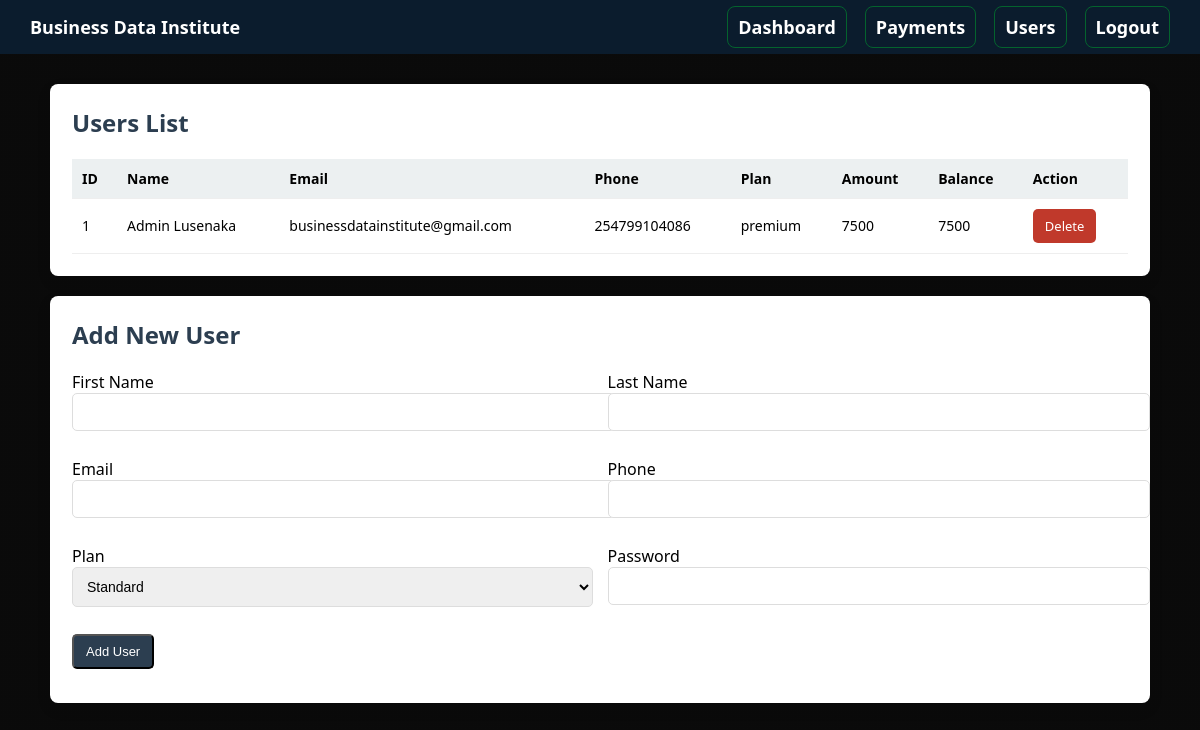
Page /admin_users (signed in) on the earlier database version.
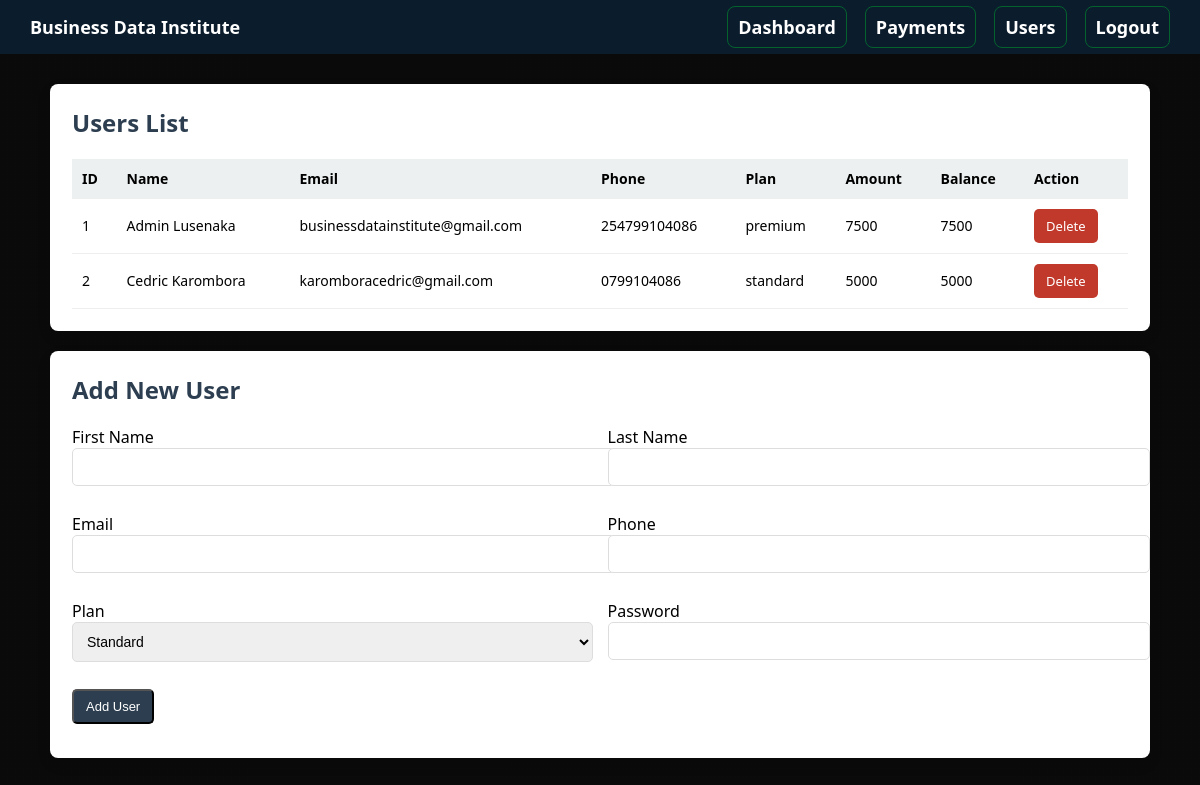
Same page on the later database version.
### tables this page shows
CREATE TABLE users (
            id INTEGER PRIMARY KEY AUTOINCREMENT,
            first_name TEXT NOT NULL,
            last_name TEXT NOT NULL,
            email TEXT UNIQUE NOT NULL,
            phone TEXT NOT NULL,
            plan TEXT NOT NULL,
            amount INTEGER NOT NULL,
            balance INTEGER NOT NULL,
            password TEXT NOT NULL,
            is_admin INTEGER DEFAULT 0
        );

### app.py (the view)
@app.route("/admin_users")
def admin_users():
    if session.get("is_admin") != 1:
        return redirect(url_for("login"))
    conn = get_db_connection()
    users = conn.execute("SELECT * FROM users").fetchall()
    conn.close()
    return render_template("admin_users.html", users=users)

### app.py (called while the page is built)
def get_db_connection():
    conn = sqlite3.connect(DB_PATH)
    conn.row_factory = sqlite3.Row
    return conn

### templates/admin_users.html (shortened to what this page needs)
<!DOCTYPE html>
<html lang="en">
<head>
</head>
<body>
<div class="main">
<div class="header">
    Business Data Institute
    <div class="menu"> <ul>
            <li><a href="/admin_dashboard">Dashboard</a></li>
            <li><a href="/admin_payments">Payments</a></li>
            <li><a href="/admin_users">Users</a></li>
            <li><a href="/logout">Logout</a></li>
        </ul></div>
</div>
<div class="container">
    <div class="card">
        <h2>Users List</h2>
        <table>
            <tr>
                <th>ID</th>
                <th>Name</th>
                <th>Email</th>
                <th>Phone</th>
                <th>Plan</th>
                <th>Amount</th>
                <th>Balance</th>
                <th>Action</th>
            </tr>
            {% for user in users %}
            <tr>
                <td>{{ user.id }}</td>
                <td>{{ user.first_name }} {{ user.last_name }}</td>
                <td>{{ user.email }}</td>
                <td>{{ user.phone }}</td>
                <td>{{ user.plan }}</td>
                <td>{{ user.amount }}</td>
                <td>{{ user.balance }}</td>
                <td>
                    <a class="btn btn-danger" href="/admin_users/delete/{{ user.id }}">Delete</a>
                </td>
            </tr>
            {% endfor %}
        </table>
    </div>
    <div class="card">
        <h2>Add New User</h2>
        <form action="/admin_users/add" method="POST">
            <div class="grid">
                <div class="form-group">
                    <label>First Name</label>
                    <input type="text" name="first_name" required>
                </div>
                <div class="form-group">
                    <label>Last Name</label>
                    <input type="text" name="last_name" required>
                </div>
                <div class="form-group">
                    <label>Email</label>
                    <input type="email" name="email" required>
                </div>
                <div class="form-group">
                    <label>Phone</label>
                    <input type="text" name="phone" required>
                </div>
                <div class="form-group">
                    <label>Plan</label>
                    <select name="plan" required>
                        <option value="standard">Standard</option>
                    </select>
                </div>
                <div class="form-group">
                    <label>Password</label>
                    <input type="password" name="password" required>
                </div>
                <div class="form-group grid-full">
                    <button class="btn" type="submit">Add User</button>
                </div>
            </div>
        </form>
    </div>
</div>
</div>
</body>
</html>

### templates/admin_users.html (style rules this page uses)
body { margin: 0; padding: 0; font-family: "Segoe UI", Tahoma, Arial, sans-serif; background: #f4f6f9; background: linear-gradient(to top, rgba(0,0,0,0.8) 50%, rgba(0,0,0,0.8) 50%); }
.main { width: 100%; min-height: 100vh; background: linear-gradient(to top, rgba(0,0,0,0.8) 50%, rgba(0,0,0,0.8) 50%); background-position: center; background-size: cover; }
.header { display: flex; justify-content: space-between; align-items: center; background: #0b1c2d; padding: 15px 30px; color: #ffffff; font-size: 18px; font-weight: 600; }
.menu ul { list-style: none; display: flex; gap: 18px; margin: 0; padding: 0; }
.menu a { color: #fff; text-decoration: none; border: 1px solid #04632d; border-radius: 8px; padding: 8px 10px; }
.container { max-width: 1100px; margin: 30px auto; padding: 0 20px; }
.card { background: #fff; padding: 22px; border-radius: 8px; box-shadow: 0 6px 15px rgba(0,0,0,0.08); margin-bottom: 20px; }
h2 { margin-top: 0; color: #2c3e50; }
table { width: 100%; border-collapse: collapse; margin-top: 10px; }
table th, table td { padding: 10px; border-bottom: 1px solid #eee; text-align: left; font-size: 14px; }
table th { background: #ecf0f1; }
.btn { display: inline-block; padding: 8px 12px; background: #2c3e50; color: #fff; text-decoration: none; border-radius: 5px; font-size: 13px; }
.btn-danger { background: #c0392b; }
.form-group { margin-bottom: 12px; }
input, select { width: 100%; padding: 10px; border: 1px solid #ddd; border-radius: 5px; font-size: 14px; }
.grid { display: grid; grid-template-columns: 1fr 1fr; gap: 15px; }
.grid-full { grid-column: 1 / -1; }

Differences in the rows shown:
added users: id "2", first_name "Cedric", last_name "Karombora", email "karomboracedric@gmail.com", phone "0799104086", plan "standard", amount "5000", balance "5000"
